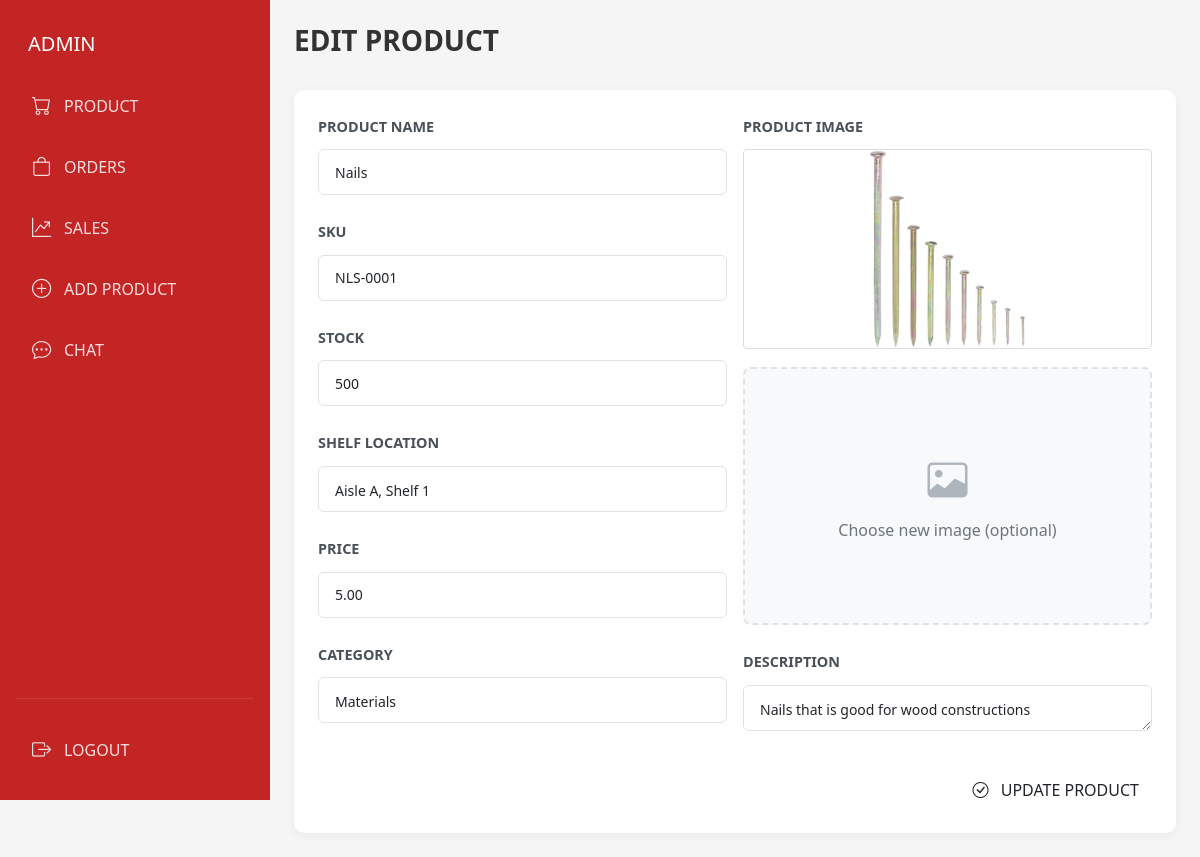
Screenshot of /admin/edit_product.php?id=4 with the database file from the repository.
### tables this page shows
CREATE TABLE `products` (
  `product_id` int(11) NOT NULL,
  `product_name` varchar(255) NOT NULL,
  `product_sku` varchar(20) NOT NULL,
  `product_shelf` varchar(50) NOT NULL,
  `product_description` text DEFAULT NULL,
  `product_image` varchar(255) NOT NULL,
  `product_price` decimal(10,2) NOT NULL,
  `product_stock` int(20) NOT NULL,
  `category_id` int(11) DEFAULT NULL
);

CREATE TABLE `categories` (
  `category_id` int(11) NOT NULL,
  `category_name` varchar(255) NOT NULL
);

### admin/edit_product.php (the view, shortened to what this page needs)
<?php
include 'components/db_connection.php';
$shelfLocations = [
    'A1' => 'Aisle A, Shelf 1',
    'A2' => 'Aisle A, Shelf 2',
    'A3' => 'Aisle A, Shelf 3',
    'B1' => 'Aisle B, Shelf 1',
    'B2' => 'Aisle B, Shelf 2',
    'B3' => 'Aisle B, Shelf 3',
    'C1' => 'Aisle C, Shelf 1',
    'C2' => 'Aisle C, Shelf 2',
    'C3' => 'Aisle C, Shelf 3'
];
$productId = $_GET['id'];
$stmt = $conn->prepare("SELECT * FROM products WHERE product_id = ?");
$stmt->bind_param("i", $productId);
$stmt->execute();
$result = $stmt->get_result();
$product = $result->fetch_assoc();
$categories = [];
$result = $conn->query("SELECT category_id, category_name FROM categories");
if ($result->num_rows > 0) {
    while ($row = $result->fetch_assoc()) {
        $categories[] = $row;
    }
}
?>
<!DOCTYPE html>
<html lang="en">
<head>
    <link href="../vendor/bootstrap/css/bootstrap.min.css" rel="stylesheet">
    <link rel="stylesheet" href="https://cdn.jsdelivr.net/npm/bootstrap-icons@1.11.3/font/bootstrap-icons.min.css">
    <link href="css/admin.css" rel="stylesheet">
</head>
<body>
    <?php include 'components/admin_header.php'; ?>
    <div class="d-flex admin-dashboard">
        <aside class="admin-sidebar">
            <?php include 'components/admin_sidebar.php'; ?>
        </aside>
        <main class="admin-main">
            <div class="container-fluid px-4 py-4">
                <div class="product-form-container">
                    <div class="card product-form-card">
                        <div class="card-body p-4">
                            <form action="" method="post" enctype="multipart/form-data">
                                <div class="row g-3">
                                    <div class="col-md-6">
                                        <div class="mb-4">
                                            <label for="productName" class="form-label">PRODUCT NAME</label>
                                            <input type="text" autocomplete="off" class="form-control" id="productName" name="productName" value="<?php echo htmlspecialchars($product['product_name']); ?>" required>
                                        </div>
                                        <div class="mb-4">
                                            <label for="sku" class="form-label">SKU</label>
                                            <input type="text" autocomplete="off" class="form-control" id="sku" name="sku" value="<?php echo htmlspecialchars($product['product_sku']); ?>" required>
                                        </div>
                                        <div class="mb-4">
                                            <label for="stock" class="form-label">STOCK</label>
                                            <input type="number" autocomplete="off" class="form-control" id="stock" name="stock" value="<?php echo htmlspecialchars($product['product_stock']); ?>" required>
                                        </div>
                                        <div class="mb-4">
                                            <label for="shelfLocation" class="form-label">SHELF LOCATION</label>
                                            <select class="form-control" id="shelfLocation" name="shelfLocation" required>
                                                <?php foreach ($shelfLocations as $code => $location): ?>
                                                    <option value="<?php echo $code; ?>" <?php echo ($product['product_shelf'] == $code) ? 'selected' : ''; ?>>
                                                        <?php echo $location; ?>
                                                    </option>
                                                <?php endforeach; ?>
                                            </select>
                                        </div>
                                        <div class="mb-4">
                                            <label for="price" class="form-label">PRICE</label>
                                            <input type="text" autocomplete="off" class="form-control" id="price" name="price" value="<?php echo htmlspecialchars($product['product_price']); ?>" required>
                                        </div>
                                        <div class="mb-4">
                                            <label for="category" class="form-label">CATEGORY</label>
                                            <select class="form-control" id="category" name="category" required>
                                                <?php foreach ($categories as $category): ?>
                                                    <option value="<?php echo $category['category_id']; ?>" <?php echo ($product['category_id'] == $category['category_id']) ? 'selected' : ''; ?>>
                                                        <?php echo $category['category_name']; ?>
                                                    </option>
                                                <?php endforeach; ?>
                                            </select>
                                        </div>
                                    </div>
                                    <div class="col-md-6">
                                        <div class="mb-4">
                                            <label for="productImage" class="form-label">PRODUCT IMAGE</label>
                                            <?php if (!empty($product['product_image'])): ?>
                                                <div class="text-center mb-2">
                                                    <img src="<?php echo htmlspecialchars($product['product_image']); ?>" alt="Product Image" class="product-image-preview">
                                                </div>
                                            <?php endif; ?>
                                            <div class="product-image-upload">
                                                <div class="product-image-placeholder" onclick="document.getElementById('productImage').click()">
                                                    <i class="bi bi-image"></i>
                                                    <p>Choose new image (optional)</p>
                                                </div>
                                            </div>
                                        </div>
                                        <div class="mb-4">
                                            <label for="description" class="form-label">DESCRIPTION</label>
                                            <textarea class="form-control" id="description" name="description" rows="4" required><?php echo htmlspecialchars($product['product_description']); ?></textarea>
                                        </div>
                                    </div>
                                </div>
                                <div class="text-end mt-3">
                                    <button type="submit" class="btn btn-update-product">
                                        <i class="bi bi-check-circle me-2"></i>
                                        UPDATE PRODUCT
                                    </button>
                                </div>
                            </form>
                        </div>
                    </div>
                </div>
            </div>
        </main>
    </div>
</body>
</html>

### admin/css/admin.css (style rules this page uses)
:root { --vh: 1vh; }
.form-label { font-weight: 500; font-size: 13px; color: #444; margin-bottom: 8px; text-transform: uppercase; }
.form-control { padding: 12px 16px; border: 1px solid #ddd; border-radius: 5px; transition: all 0.3s ease; height: 46px; font-size: 14px; }
.admin-dashboard { width: 100%; min-height: 100vh; background-color: #f5f5f5; color: #333; overflow-x: hidden; display: flex; }
.admin-sidebar { width: 270px; background-color: #c32424; min-height: 100vh; height: 100vh; padding: 1.5rem 1rem; display: flex; flex-direction: column; position: fixed; left: 0; top: 0; overflow-y: auto; z-index: 1000; }
.admin-main { flex: 1; background-color: #f5f5f5; overflow-x: hidden; margin-left: 270px; width: calc(100% - 270px); min-height: 100vh; }
.product-form-container { max-width: 1200px; margin: 0 auto; width: 100%; }
.product-form-card { background-color: #ffffff; border: none; border-radius: 10px; box-shadow: 0 2px 10px rgba(0, 0, 0, 0.05); overflow: hidden; }
.form-label { font-weight: 600; font-size: 0.9rem; color: #495057; margin-bottom: 0.75rem; text-transform: uppercase; }
.form-control { padding: 0.8rem 1rem; border: 1px solid #dee2e6; border-radius: 6px; transition: all 0.3s ease; }
.product-image-upload { width: 100%; }
.product-image-placeholder { border: 2px dashed #dee2e6; border-radius: 8px; height: 100%; min-height: 258px; display: flex; flex-direction: column; justify-content: center; align-items: center; cursor: pointer; transition: all 0.3s ease; background-color: #f8f9fa; }
.product-image-placeholder i { font-size: 2.5rem; color: #adb5bd; margin-bottom: 0.5rem; }
.product-image-placeholder p { color: #6c757d; margin-bottom: 0; }

### admin/edit_product.php (style rules this page uses)
.product-image-preview { width: 100%; height: 200px; object-fit: contain; border: 1px solid #ddd; border-radius: 4px; margin-bottom: 10px; }

### rows the page displays
products: productName "Nails", sku "NLS-0001", stock "500", shelfLocation "Aisle A, Shelf 1", price "5.00", category "Materials", product_image (picture), description "Nails that is good for wood constructions"

### other values shown
$pageTitle "EDIT PRODUCT"
